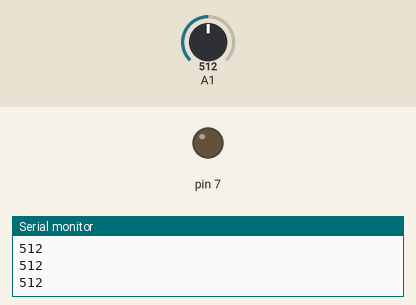
This sketch was run on a simulated Arduino Uno, built with avr-gcc and run on an emulated ATmega328P. Parts: output pins drawn as LEDs (lit = HIGH), the last lines printed to the serial monitor. Dashed ring = blinking. Inputs (shaded band) come from the test bench; at power-on: A1 = 512.

Above: at 1.2 s.
1.3 s: A1 set to 966
2.8 s: A1 set to 998
At 3.1 s:
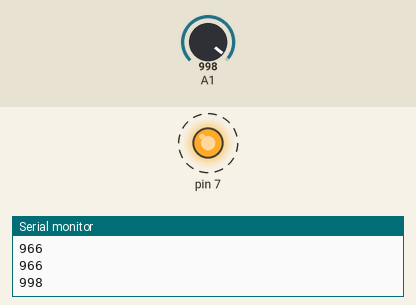
5.8 s: A1 set to 900
At 6.5 s:
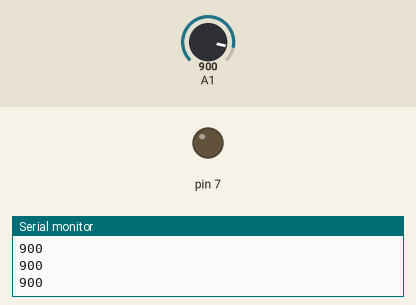
7.3 s: A1 set to 1023
At 7.7 s:
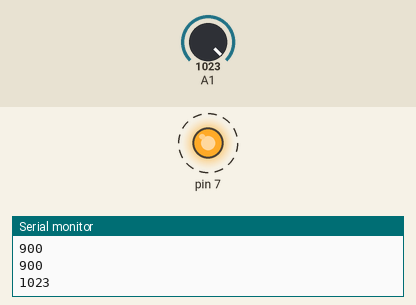
Timing chart, 0 to 11.3 s (numbered marks = the images above; inputs shaded):
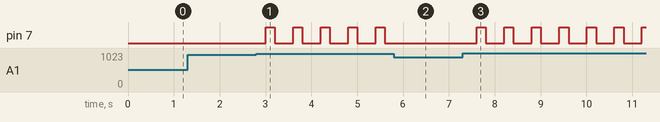

Measured:
- the behaviour switches between 980 and 981 on A1 (found by bisection; images 0 and 1)
- after the input at 2.8 s, pin 7: alternates HIGH for 0.20 s and LOW for 0.40 s, starting after 0.20 s
- after the input at 5.8 s, pin 7: stops changing and stays LOW
- after the input at 7.3 s, pin 7: alternates HIGH for 0.20 s and LOW for 0.40 s, starting after 0.31 s

The sketch:

CdSRead.ino
```cpp
void setup() {
  // put your setup code here, to run once:
Serial.begin(9600);
pinMode(7,OUTPUT);
}

int Min = 0;
int Max = 1023;


void loop() {
  // put your main code here, to run repeatedly:
int aIn = analogRead(A1);

//if(Max < aIn) Max = aIn; // maximum size
//if(Min > aIn) Min = aIn; // minimum size

int Avg = 980;
Serial.println(aIn);
delay(200);
if(Avg < aIn) {
  digitalWrite(7,HIGH);
  delay(200);
  digitalWrite(7,LOW);
  delay(200);
  } else {
    digitalWrite(7,LOW);
  }

}
```
